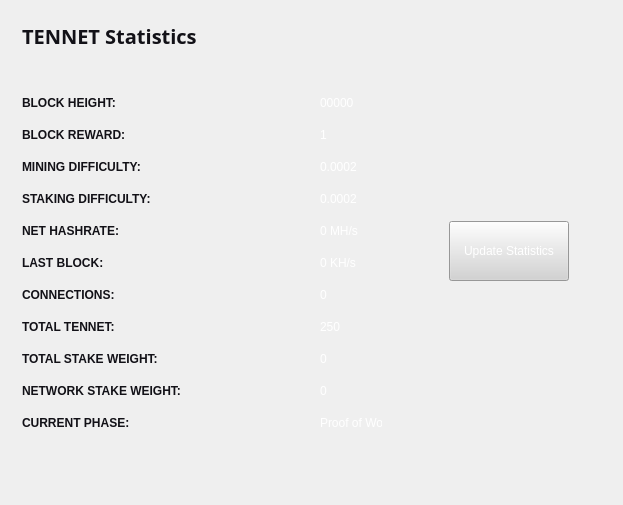
<?xml version="1.0" encoding="UTF-8"?>
<ui version="4.0">
 <class>StatisticsPage</class>
 <widget class="QWidget" name="StatisticsPage">
  <property name="windowModality">
   <enum>Qt::NonModal</enum>
  </property>
  <property name="geometry">
   <rect>
    <x>0</x>
    <y>0</y>
    <width>623</width>
    <height>505</height>
   </rect>
  </property>
  <property name="windowTitle">
   <string>Digging</string>
  </property>
  <property name="styleSheet">
   <string notr="true">color:#ffffff;
font-family:'Open Sans,sans-serif';</string>
  </property>
  <layout class="QGridLayout" name="gridLayout">
   <property name="sizeConstraint">
    <enum>QLayout::SetMaximumSize</enum>
   </property>
   <item row="0" column="1">
    <widget class="QFrame" name="frame">
     <property name="minimumSize">
      <size>
       <width>213</width>
       <height>0</height>
      </size>
     </property>
     <property name="frameShape">
      <enum>QFrame::NoFrame</enum>
     </property>
     <property name="frameShadow">
      <enum>QFrame::Raised</enum>
     </property>
     <widget class="QPushButton" name="startButton">
      <property name="geometry">
       <rect>
        <x>50</x>
        <y>210</y>
        <width>120</width>
        <height>60</height>
       </rect>
      </property>
      <property name="sizePolicy">
       <sizepolicy hsizetype="Fixed" vsizetype="Fixed">
        <horstretch>0</horstretch>
        <verstretch>0</verstretch>
       </sizepolicy>
      </property>
      <property name="minimumSize">
       <size>
        <width>120</width>
        <height>60</height>
       </size>
      </property>
      <property name="styleSheet">
       <string notr="true">background:lightgrey; color:white;</string>
      </property>
      <property name="text">
       <string>Update Statistics</string>
      </property>
     </widget>
    </widget>
   </item>
   <item row="0" column="0">
    <widget class="QFrame" name="gridFrame_2">
     <layout class="QGridLayout" name="gridLayout_4">
      <item row="3" column="0">
       <layout class="QFormLayout" name="formLayout_2">
        <property name="fieldGrowthPolicy">
         <enum>QFormLayout::FieldsStayAtSizeHint</enum>
        </property>
        <property name="horizontalSpacing">
         <number>139</number>
        </property>
        <property name="verticalSpacing">
         <number>18</number>
        </property>
        <property name="rightMargin">
         <number>0</number>
        </property>
        <item row="1" column="0">
         <widget class="QLabel" name="label_14">
          <property name="styleSheet">
           <string notr="true">color: rgb(255, 255, 255);</string>
          </property>
          <property name="text">
           <string>&lt;html&gt;&lt;head/&gt;&lt;body&gt;&lt;p&gt;&lt;span style=&quot; font-weight:600; color:#121117;&quot;&gt;BLOCK HEIGHT:&lt;/span&gt;&lt;/p&gt;&lt;/body&gt;&lt;/html&gt;</string>
          </property>
         </widget>
        </item>
        <item row="1" column="1">
         <widget class="QLabel" name="heightBox">
          <property name="styleSheet">
           <string notr="true">color: rgb(255, 255, 255);</string>
          </property>
          <property name="text">
           <string>00000</string>
          </property>
         </widget>
        </item>
        <item row="2" column="0">
         <widget class="QLabel" name="label_12">
          <property name="text">
           <string>&lt;html&gt;&lt;head/&gt;&lt;body&gt;&lt;p&gt;&lt;span style=&quot; font-weight:600; color:#121117;&quot;&gt;BLOCK REWARD:&lt;/span&gt;&lt;/p&gt;&lt;/body&gt;&lt;/html&gt;</string>
          </property>
         </widget>
        </item>
        <item row="2" column="1">
         <widget class="QLabel" name="rewardBox">
          <property name="styleSheet">
           <string notr="true">color: rgb(255, 255, 255);</string>
          </property>
          <property name="text">
           <string>1</string>
          </property>
         </widget>
        </item>
        <item row="3" column="0">
         <widget class="QLabel" name="label_13">
          <property name="text">
           <string>&lt;html&gt;&lt;head/&gt;&lt;body&gt;&lt;p&gt;&lt;span style=&quot; font-weight:600; color:#121117;&quot;&gt;MINING DIFFICULTY:&lt;/span&gt;&lt;/p&gt;&lt;/body&gt;&lt;/html&gt;</string>
          </property>
         </widget>
        </item>
        <item row="3" column="1">
         <widget class="QLabel" name="diffBox">
          <property name="styleSheet">
           <string notr="true">color: rgb(255, 255, 255);</string>
          </property>
          <property name="text">
           <string>0.0002</string>
          </property>
         </widget>
        </item>
        <item row="4" column="0">
         <widget class="QLabel" name="label_9">
          <property name="text">
           <string>&lt;html&gt;&lt;head/&gt;&lt;body&gt;&lt;p&gt;&lt;span style=&quot; font-weight:600; color:#121117;&quot;&gt;STAKING DIFFICULTY:&lt;/span&gt;&lt;/p&gt;&lt;/body&gt;&lt;/html&gt;</string>
          </property>
         </widget>
        </item>
        <item row="4" column="1">
         <widget class="QLabel" name="diffBox2">
          <property name="styleSheet">
           <string notr="true">color: rgb(255, 255, 255);</string>
          </property>
          <property name="text">
           <string>0.0002</string>
          </property>
         </widget>
        </item>
        <item row="5" column="1">
         <widget class="QLabel" name="pawrateBox">
          <property name="styleSheet">
           <string notr="true">color: rgb(255, 255, 255);</string>
          </property>
          <property name="text">
           <string>0 MH/s</string>
          </property>
         </widget>
        </item>
        <item row="6" column="0">
         <widget class="QLabel" name="label3_2">
          <property name="sizePolicy">
           <sizepolicy hsizetype="Preferred" vsizetype="Maximum">
            <horstretch>0</horstretch>
            <verstretch>0</verstretch>
           </sizepolicy>
          </property>
          <property name="text">
           <string>&lt;html&gt;&lt;head/&gt;&lt;body&gt;&lt;p&gt;&lt;span style=&quot; font-weight:600; color:#121117;&quot;&gt;LAST BLOCK:&lt;/span&gt;&lt;/p&gt;&lt;/body&gt;&lt;/html&gt;</string>
          </property>
         </widget>
        </item>
        <item row="6" column="1">
         <widget class="QLabel" name="localBox">
          <property name="styleSheet">
           <string notr="true">color: rgb(255, 255, 255);</string>
          </property>
          <property name="text">
           <string>0 KH/s</string>
          </property>
         </widget>
        </item>
        <item row="7" column="0">
         <widget class="QLabel" name="label1_2">
          <property name="text">
           <string>&lt;html&gt;&lt;head/&gt;&lt;body&gt;&lt;p&gt;&lt;span style=&quot; font-weight:600; color:#121117;&quot;&gt;CONNECTIONS:&lt;/span&gt;&lt;/p&gt;&lt;/body&gt;&lt;/html&gt;</string>
          </property>
         </widget>
        </item>
        <item row="7" column="1">
         <widget class="QLabel" name="connectionBox">
          <property name="styleSheet">
           <string notr="true">color: rgb(255, 255, 255);</string>
          </property>
          <property name="text">
           <string>0</string>
          </property>
         </widget>
        </item>
        <item row="8" column="0">
         <widget class="QLabel" name="label_8">
          <property name="text">
           <string>&lt;html&gt;&lt;head/&gt;&lt;body&gt;&lt;p&gt;&lt;span style=&quot; font-weight:600; color:#121117;&quot;&gt;TOTAL TENNET:&lt;/span&gt;&lt;/p&gt;&lt;/body&gt;&lt;/html&gt;</string>
          </property>
         </widget>
        </item>
        <item row="8" column="1">
         <widget class="QLabel" name="volumeBox">
          <property name="styleSheet">
           <string notr="true">color: rgb(255, 255, 255);</string>
          </property>
          <property name="text">
           <string>250</string>
          </property>
         </widget>
        </item>
        <item row="9" column="0">
         <widget class="QLabel" name="label_10">
          <property name="text">
           <string>&lt;html&gt;&lt;head/&gt;&lt;body&gt;&lt;p&gt;&lt;span style=&quot; font-weight:600; color:#121117;&quot;&gt;TOTAL STAKE WEIGHT:&lt;/span&gt;&lt;/p&gt;&lt;/body&gt;&lt;/html&gt;</string>
          </property>
         </widget>
        </item>
        <item row="9" column="1">
         <widget class="QLabel" name="minBox">
          <property name="styleSheet">
           <string notr="true">color: rgb(255, 255, 255);</string>
          </property>
          <property name="text">
           <string>0</string>
          </property>
         </widget>
        </item>
        <item row="10" column="0">
         <widget class="QLabel" name="label_11">
          <property name="text">
           <string>&lt;html&gt;&lt;head/&gt;&lt;body&gt;&lt;p&gt;&lt;span style=&quot; font-weight:600; color:#121117;&quot;&gt;NETWORK STAKE WEIGHT:&lt;/span&gt;&lt;/p&gt;&lt;/body&gt;&lt;/html&gt;</string>
          </property>
         </widget>
        </item>
        <item row="10" column="1">
         <widget class="QLabel" name="maxBox">
          <property name="styleSheet">
           <string notr="true">color: rgb(255, 255, 255);</string>
          </property>
          <property name="text">
           <string>0</string>
          </property>
         </widget>
        </item>
        <item row="11" column="0">
         <widget class="QLabel" name="label_15">
          <property name="text">
           <string>&lt;html&gt;&lt;head/&gt;&lt;body&gt;&lt;p&gt;&lt;span style=&quot; font-weight:600; color:#121117;&quot;&gt;CURRENT PHASE:&lt;/span&gt;&lt;/p&gt;&lt;/body&gt;&lt;/html&gt;</string>
          </property>
         </widget>
        </item>
        <item row="11" column="1">
         <widget class="QLabel" name="cBox">
          <property name="styleSheet">
           <string notr="true">color: rgb(255, 255, 255);</string>
          </property>
          <property name="text">
           <string>Proof of Work</string>
          </property>
         </widget>
        </item>
        <item row="5" column="0">
         <widget class="QLabel" name="label_16">
          <property name="text">
           <string>&lt;html&gt;&lt;head/&gt;&lt;body&gt;&lt;p&gt;&lt;span style=&quot; font-weight:600; color:#121117;&quot;&gt;NET HASHRATE:&lt;/span&gt;&lt;/p&gt;&lt;/body&gt;&lt;/html&gt;</string>
          </property>
         </widget>
        </item>
       </layout>
      </item>
      <item row="1" column="0">
       <layout class="QHBoxLayout" name="horizontalLayout_4">
        <property name="spacing">
         <number>7</number>
        </property>
        <item>
         <widget class="QLabel" name="label_5">
          <property name="font">
           <font>
            <family>Open Sans,sans-serif</family>
           </font>
          </property>
          <property name="text">
           <string>&lt;html&gt;&lt;head/&gt;&lt;body&gt;&lt;p&gt;&lt;span style=&quot; font-size:20px; font-weight:600; color:#121117;&quot;&gt;TENNET Statistics&lt;/span&gt;&lt;/p&gt;&lt;/body&gt;&lt;/html&gt;</string>
          </property>
         </widget>
        </item>
        <item>
         <spacer name="horizontalSpacer_2">
          <property name="orientation">
           <enum>Qt::Horizontal</enum>
          </property>
          <property name="sizeHint" stdset="0">
           <size>
            <width>40</width>
            <height>20</height>
           </size>
          </property>
         </spacer>
        </item>
       </layout>
      </item>
      <item row="2" column="0">
       <spacer name="verticalSpacer_2">
        <property name="orientation">
         <enum>Qt::Vertical</enum>
        </property>
        <property name="sizeHint" stdset="0">
         <size>
          <width>20</width>
          <height>40</height>
         </size>
        </property>
       </spacer>
      </item>
     </layout>
    </widget>
   </item>
   <item row="1" column="0">
    <spacer name="verticalSpacer">
     <property name="orientation">
      <enum>Qt::Vertical</enum>
     </property>
     <property name="sizeHint" stdset="0">
      <size>
       <width>20</width>
       <height>40</height>
      </size>
     </property>
    </spacer>
   </item>
  </layout>
 </widget>
 <layoutdefault spacing="6" margin="11"/>
 <resources/>
 <connections/>
</ui>
